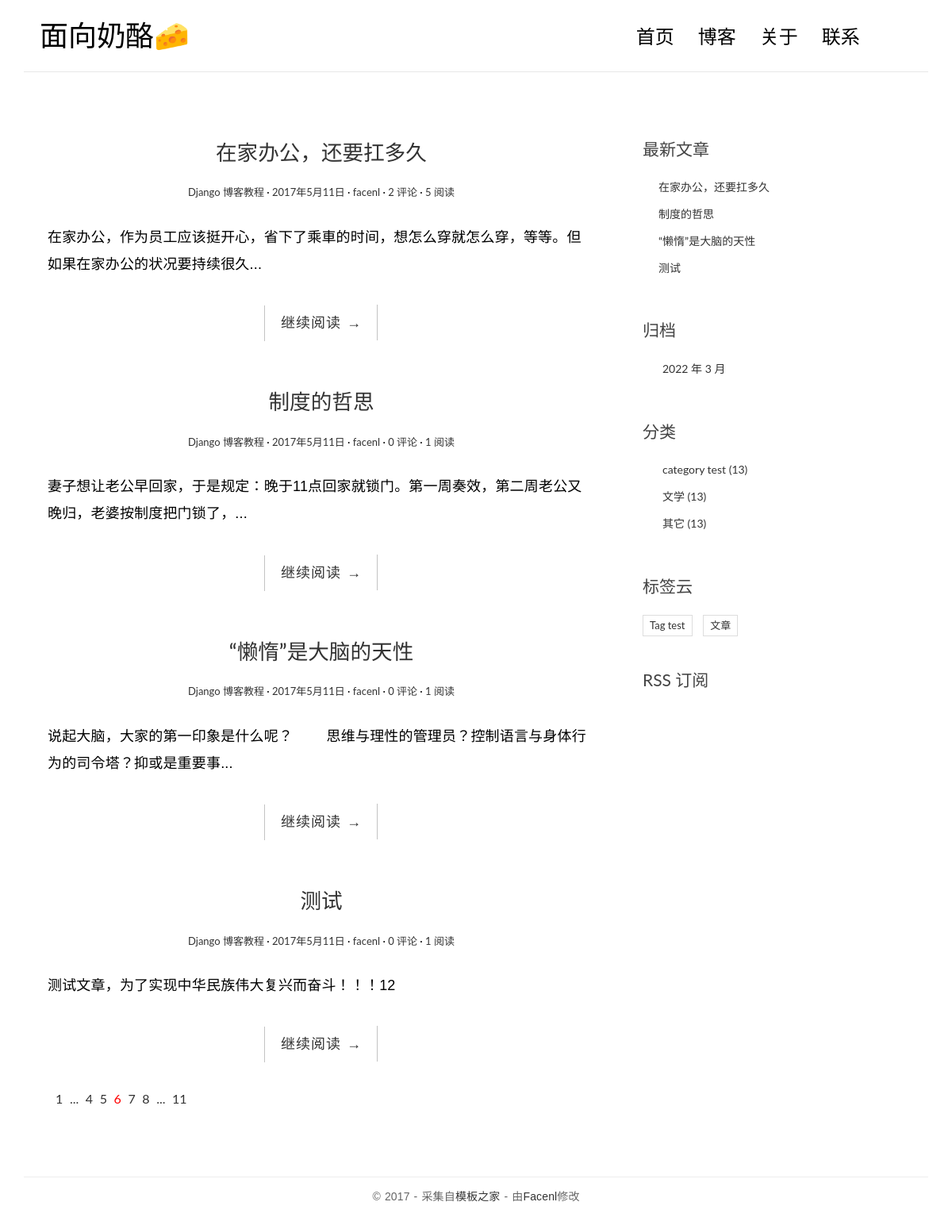
The page / on the database its author committed.
### myblog/models.py (models this page shows, shortened)
class Post(models.Model):
    title = models.CharField('标题', max_length=70)
    body = models.TextField('正文')
    created_time = models.DateTimeField('创建时间', default=timezone.now)
    modified_time = models.DateTimeField('最后一次修改时间', auto_now_add=True)
    excerpt = models.CharField('摘要', max_length=200, blank=True)
    category = models.ForeignKey(Category, verbose_name='分类', on_delete=models.CASCADE)
    Tag = models.ManyToManyField(Tag, verbose_name='标签', blank=True)
    author = models.ForeignKey(User, verbose_name='作者', on_delete=models.CASCADE)
    views = models.PositiveIntegerField(default=0, editable=False)
    class Meta:
        verbose_name = '文章'
        verbose_name_plural = verbose_name
        ordering = ['-created_time']
    def get_absolute_url(self):
        return reverse('myblog:detail', kwargs={'pk': self.pk})

class Category(models.Model):
    name = models.CharField(max_length=100)
    class Meta:
        verbose_name_plural = '分类'

class Tag(models.Model):
    name = models.CharField(max_length=100)
    class Meta:
        verbose_name_plural = '标签'

### myblog/views.py (the view)
# urls.py: path('', views.IndexView.as_view(), name='index'),
class IndexView(ListView):
    model = Post
    template_name = 'blog/index.html'
    context_object_name = 'post_list'

### myblog/templatetags/blog_extras.py (called while the page is built)
@register.inclusion_tag('blog/inclusions/_recent_posts.html', takes_context=True)
def show_recent_posts(context, num=5):
    return {
        'recent_post_list': Post.objects.all().order_by('-created_time')[:num],
    }

@register.inclusion_tag('blog/inclusions/_archives.html', takes_context=True)
def show_archives(context):
    return {
        'date_list': Post.objects.dates('created_time', 'month', order='DESC'),
    }

@register.inclusion_tag('blog/inclusions/_categories.html', takes_context=True)
def show_categories(context):
    return {
        'category_list': Category.objects.all(),
    }

@register.inclusion_tag('blog/inclusions/_tags.html', takes_context=True)
def show_tags(context):
    return {
        'tag_list': Tag.objects.all(),
    }

### templates/blog/index.html
{% extends 'base.html' %}
{% block main %}
                {% for post in post_list %}
                <article class="post post-{{ post.pk }}">
                    <header class="entry-header">
                        <h1 class="entry-title">
                            <a href="{{ post.get_absolute_url }}">{{ post.title }}</a>
                        </h1>
                        <div class="entry-meta">
                            <span class="post-category"><a href="#">Django 博客教程</a></span>
                            <span class="post-date"><a href="#"><time class="entry-date"
                                                                      datetime="2012-11-09T23:15:57+00:00">2017年5月11日</time></a></span>
                            <span class="post-author"><a href="#">{{ post.author }}</a></span>
                            <span class="comments-link"><a href="{{ post.get_absolute_url }}#comment-area">{{ post.comment_set.count }} 评论</a></span>
                            <span class="views-count"><a href="#">{{ post.views }} 阅读</a></span>
                        </div>
                    </header>
                    <div class="entry-content clearfix">
                        <p>{{ post.body|truncatechars:54 }}</p>
                        <div class="read-more cl-effect-14">
                            <a href="{{ post.get_absolute_url }}" class="more-link">继续阅读 <span class="meta-nav">→</span></a>
                        </div>
                    </div>
                </article>
                {% empty %}
                <div class="no-post">暂时还没有发布的文章！</div>
                {% endfor %}
                <div class="pagination">
                    <ul>
                        <li><a href="">1</a></li>
                        <li><a href="">...</a></li>
                        <li><a href="">4</a></li>
                        <li><a href="">5</a></li>
                        <li class="current"><a href="">6</a></li>
                        <li><a href="">7</a></li>
                        <li><a href="">8</a></li>
                        <li><a href="">...</a></li>
                        <li><a href="">11</a></li>
                    </ul>
                </div>
{% endblock %}

### templates/base.html (shortened to what this page needs)
{% load static %}
{% load blog_extras %}
<!DOCTYPE html>
<html>
<head>
 <link href="https://cdn.bootcss.com/highlight.js/9.15.8/styles/github.min.css" rel="stylesheet">
    <link rel="stylesheet" href="{% static 'blog/css/bootstrap.min.css' %}">
    <link rel="stylesheet" href="{% static 'blog/css/pace.css' %}">
    <link rel="stylesheet" href="{% static 'blog/css/custom.css' %}">
</head>
<body>
<div class="container">
    <header id="site-header">
        <div class="row">
            <div class="col-md-4 col-sm-5 col-xs-8">
                <div class="logo">
                    <h1><a href="{% url 'myblog:index' %}"><b>面向</b>奶酪🧀</a></h1>
                </div>
            </div>
            <div class="col-md-8 col-sm-7 col-xs-4">
                <nav class="main-nav" role="navigation">
                    <div class="collapse navbar-collapse" id="bs-example-navbar-collapse-1">
                        <ul class="nav navbar-nav navbar-right">
                            <li class="cl-effect-11"><a href="blog/index.html" data-hover="首页">首页</a></li>
                            <li class="cl-effect-11"><a href="blog/full-width.html" data-hover="博客">博客</a></li>
                            <li class="cl-effect-11"><a href="blog/about.html" data-hover="关于">关于</a></li>
                            <li class="cl-effect-11"><a href="blog/contact.html" data-hover="联系">联系</a></li>
                        </ul>
                    </div>
                </nav>
            </div>
        </div>
    </header>
</div>
<div class="content-body">
    <div class="container">
        <div class="row">
            <main class="col-md-8">
              {% block main %}
                {% endblock %}
            </main>
            <aside class="col-md-4">
            {% show_recent_posts %}
            {% show_archives %}
            {% show_categories %}
            {% show_tags %}
  <div class="rss">
     <a href=""> RSS 订阅</a>
  </div>
            </aside>
        </div>
    </div>
</div>
<footer id="site-footer">
    <div class="container">
        <div class="row">
            <div class="col-md-12">
                <p class="copyright">&copy 2017 - 采集自<a href="http://www.cssmoban.com/"
                                                        target="_blank" title="模板之家">模板之家</a>
                    - 由<a href="#" title="网页模板" target="_blank">Facenl</a>修改
                </p>
            </div>
        </div>
    </div>
</footer>
</body>
</html>

### templates/blog/inclusions/_recent_posts.html (shortened to what this page needs)
<!DOCTYPE html>
<html lang="en">
<head>
</head>
<body>
<div class="widget widget-recent-posts">
  <h3 class="widget-title">最新文章</h3>
  <ul>
    {% for post in recent_post_list %}
      <li>
        <a href="{{ post.get_absolute_url }}">{{ post.title }}</a>
      </li>
    {% empty %}
      暂无文章！
    {% endfor %}
  </ul>
</div>
</body>
</html>

### templates/blog/inclusions/_archives.html (shortened to what this page needs)
<!DOCTYPE html>
<html lang="en">
<head>
</head>
<body>
<div class="widget widget-archives">
  <h3 class="widget-title">归档</h3>
  <ul>
    {% for date in date_list %}
      <li>
        <a href="{% url 'myblog:archive' date.year date.month %}">
         {{ date.year }} 年 {{ date.month }} 月
        </a>
      </li>
    {% empty %}
      暂无归档！
    {% endfor %}
  </ul>
</div>
</body>
</html>

### templates/blog/inclusions/_categories.html (shortened to what this page needs)
<!DOCTYPE html>
<html lang="en">
<head>
</head>
<body>
<div class="widget widget-category">
  <h3 class="widget-title">分类</h3>
  <ul>
    {% for category in category_list %}
      <li>
        <a href="{% url 'myblog:category' category.pk %}">{{ category.name }} <span class="post-count">(13)</span></a>
      </li>
    {% empty %}
      暂无分类！
    {% endfor %}
  </ul>
</div>
</body>
</html>

### templates/blog/inclusions/_tags.html (shortened to what this page needs)
<!DOCTYPE html>
<html lang="en">
<head>
</head>
<body>
<div class="widget widget-tag-cloud">
  <h3 class="widget-title">标签云</h3>
  <ul>
    {% for tag in tag_list %}
      <li>
        <a href="{% url 'myblog:tag' tag.pk %}">{{ tag.name }}</a>
      </li>
    {% empty %}
      暂无标签！
    {% endfor %}
  </ul>
</div>
</body>
</html>

### static/blog/css/custom.css (style rules this page uses)
* { outline: none; }
h1, h2, h3, h4, h5, h6 { margin-top: 0; }
b { font-weight: 400; }
a { color: #333; }
body { color: #444; font-family: 'Lato', sans-serif; }
p { font-family: 'Ubuntu', sans-serif; font-weight: 400; word-spacing: 1px; letter-spacing: 0.01em; }
#site-header { background-color: #FFF; padding: 25px 20px; margin-bottom: 40px; border-bottom: 1px solid #e7e7e7; }
.logo h1 a { color: #000; }
.logo h1 { margin: 0; font-family: 'Lato', sans-serif; font-weight: 300; }
.main-nav { margin-top: 11px; max-width: 95%; }
.main-nav a { color: #000000 !important; padding: 0 0 5px 0 !important; margin-right: 30px; font-family: 'Lato', sans-serif; font-weight: 300; font-size: 24px; }
.cl-effect-11 a { padding: 10px 0; color: #0972b4; text-shadow: none; }
.cl-effect-11 a::before { position: absolute; top: 0; left: 0; overflow: hidden; padding: 0 0 5px 0 !important; max-width: 0; border-bottom: 1px solid #000; color: #000; content: attr(data-hover); white-space: nowrap; -webkit-transition: max-width 0.5s; -moz-transition: max-width 0.5s; transition: max-width 0.5s; }
.content-body { padding-bottom: 4em; }
.post { background: #fff; padding: 30px 30px 0; }
.entry-title { text-align: center; font-size: 1.9em; margin-bottom: 20px; line-height: 1.6; padding: 10px 20px 0; }
.entry-meta { text-align: center; color: #DDDDDD; font-size: 13px; margin-bottom: 30px; }
.entry-content { font-size: 18px; line-height: 1.9; font-weight: 300; color: #000; }
.post-category::after, .post-date::after, .post-author::after, .comments-link::after { content: ' ·'; color: #000; }
.read-more { font-family: 'Ubuntu', sans-serif; font-weight: 400; word-spacing: 1px; letter-spacing: 0.01em; text-align: center; margin-top: 20px; }
.cl-effect-14 a { padding: 0 20px; height: 45px; line-height: 45px; position: relative; display: inline-block; margin: 15px 25px; letter-spacing: 1px; font-weight: 400; text-shadow: 0 0 1px rgba(255, 255, 255, 0.3); }
.cl-effect-14 a::before, .cl-effect-14 a::after { position: absolute; width: 45px; height: 1px; background: #C3C3C3; content: ''; -webkit-transition: all 0.3s; -moz-transition: all 0.3s; transition: all 0.3s; pointer-events: none; }
.cl-effect-14 a::before { top: 0; left: 0; -webkit-transform: rotate(90deg); -moz-transform: rotate(90deg); transform: rotate(90deg); -webkit-transform-origin: 0 0; -moz-transform-origin: 0 0; transform-origin: 0 0; }
.cl-effect-14 a::after { right: 0; bottom: 0; -webkit-transform: rotate(90deg); -moz-transform: rotate(90deg); transform: rotate(90deg); -webkit-transform-origin: 100% 0; -moz-transform-origin: 100% 0; transform-origin: 100% 0; }
.widget { background: #fff; padding: 30px 0 0; }
.widget-title { font-size: 1.5em; margin-bottom: 20px; line-height: 1.6; padding: 10px 0 0; font-weight: 400; }
.widget-recent-posts ul { padding: 0; margin: 0; padding-left: 20px; }
.widget-recent-posts ul li { list-style-type: none; position: relative; line-height: 170%; margin-bottom: 10px; }
.widget-recent-posts ul li::before { content: '\f3d3'; font-family: "Ionicons"; position: absolute; left: -17px; top: 3px; font-size: 16px; color: #000; }
.widget-archives ul { padding: 0; margin: 0; padding-left: 25px; }
.widget-archives ul li { list-style-type: none; position: relative; line-height: 170%; margin-bottom: 10px; }
.widget-archives ul li::before { content: '\f3f3'; font-family: "Ionicons"; position: absolute; left: -25px; top: 1px; font-size: 16px; color: #000; }
.widget-category ul { padding: 0; margin: 0; padding-left: 25px; }
.widget-category ul li { list-style-type: none; position: relative; line-height: 170%; margin-bottom: 10px; }
.widget-category ul li::before { content: '\f3fe'; font-family: "Ionicons"; position: absolute; left: -25px; top: 1px; font-size: 18px; color: #000; }
.widget-tag-cloud ul { padding: 0; margin: 0; margin-right: -10px; }
.widget-tag-cloud ul li { list-style-type: none; font-size: 13px; display: inline-block; margin-right: 10px; margin-bottom: 10px; padding: 3px 8px; border: 1px solid #ddd; }
.rss { font-size: 21px; margin-top: 30px; }
.rss a { color: #444; }
#site-footer { padding-top: 10px; padding: 0 0 1.5em 0; }
.copyright { text-align: center; padding-top: 1em; margin: 0; border-top: 1px solid #eee; color: #666; }
.pagination ul { list-style: none; }
.pagination ul li { display: inline-block; font-size: 16px; margin-right: 5px; }
.current a { color: red; }

### rows shown on the page
Post: title "在家办公，还要扛多久", author "facenl", comment_set.count "2", views "5", body "在家办公，作为员工应该挺开心，省下了乘車的时间，想怎么穿就怎么穿，等等。但如果在家办公的状况要持续很久..."
Post: title "制度的哲思", author "facenl", comment_set.count "0", views "1", body "妻子想让老公早回家，于是规定：晚于11点回家就锁门。第一周奏效，第二周老公又晚归，老婆按制度把门锁了，..."
Post: title "“懒惰”是大脑的天性", author "facenl", comment_set.count "0", views "1", body "说起大脑，大家的第一印象是什么呢？ 思维与理性的管理员？控制语言与身体行为的司令塔？抑或是重要事..."
Post: title "测试", author "facenl", comment_set.count "0", views "1", body "测试文章，为了实现中华民族伟大复兴而奋斗！！！12"
Category: name "category test"
Category: name "文学"
Category: name "其它"
Tag: name "Tag test"
Tag: name "文章"

### other values the page prints
{{ date.year }} "2022"
{{ date.month }} "3"
